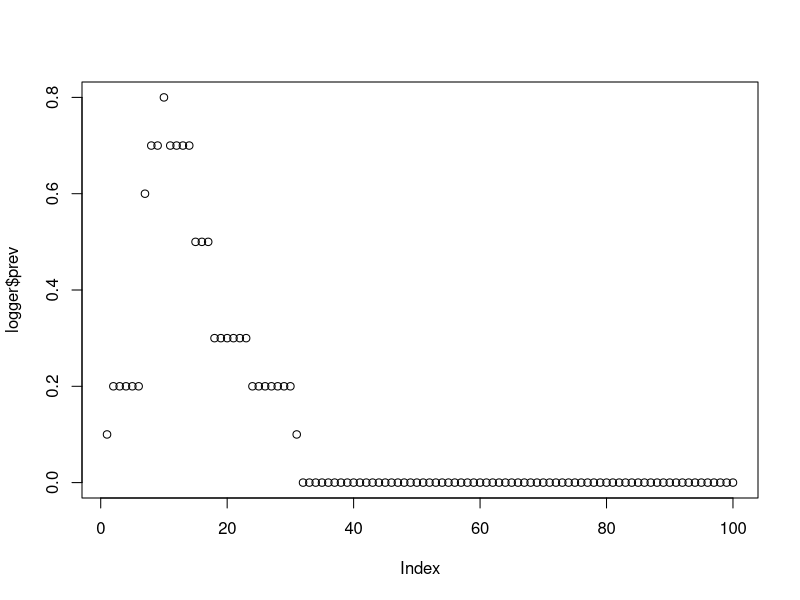
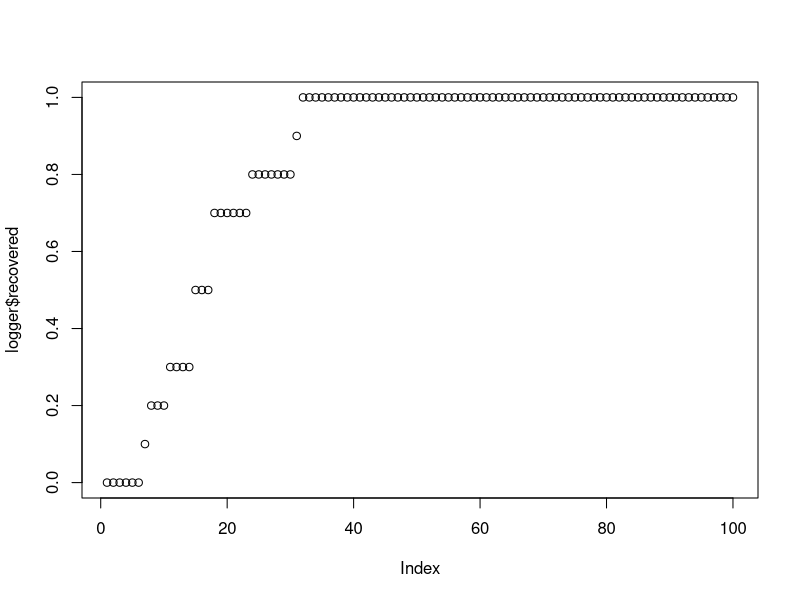

The R script that drew these images, in order:
## ---- chunk 1
seed <- set.seed(20260604)
# set timestep size in days
dt <- 1
params <- list(
  
  # simulation setup
  timestep_size = dt,
  individual_index = 1:10,
  init_compartment = c('I', rep("S", 9)), 
  n_time_steps = 100,
  
  # epi params
  n_contact_events_per_day = 2,
  p_infection_per_contact_event = 0.2,
  p_recovery_per_day = 0.1 # rate to become recovered
)

### for next session: add compartments after infection (recovery and death)

## ---- chunk 2

simulate_contact_pairs <- function(
    individual_index  = params$individual_index,
    n_contact_events_per_day = params$n_contact_events_per_day) {
  
  n_individuals <- length(individual_index) 
  sample_size_contact_events <- n_contact_events_per_day*n_individuals

first_contact <- sample(x = individual_index, size = sample_size_contact_events, replace = TRUE)
second_contact <- sample(x = individual_index, size = sample_size_contact_events, replace = TRUE)

keep <- first_contact != second_contact 

# at the moment this allows for multiple contact events between the same pair in the same timestep
contact_pairs <- data.frame(first_contact = first_contact[keep], second_contact = second_contact[keep])

return(contact_pairs)
}

## ---- chunk 3
# For testing
index <- 3

infection_function <- function(
    index,
    prob_infection,
    contact_pairs,
    compartment
  ){
  state <- compartment[index]
  
  if (state == "I") {
    return("I")
  } else if (state == "R" ) {
    return("R") 
  } else {
    contacts_1 <- contact_pairs$second_contact[contact_pairs$first_contact == index]
    contacts_2 <- contact_pairs$first_contact[contact_pairs$second_contact == index]
    contacts <- c(contacts_1, contacts_2)
    
    contacted <- seq_along(compartment) %in% contacts # exclude multiple contact events between the same pair within the same timestep --- note we intend to look over this decision in the future
    infectious_contacts <- (compartment == "I") & contacted   
    
    possible_infections <- prob_infection*infectious_contacts
    
    outcome <- rbinom(
      n = length(possible_infections),
      size = 1,
      prob = possible_infections
    )
    
    if (max(outcome) ==1) {
      state <- "I"
    }
    
    return(state)
  }
}

# Test
# for (i in 1:10){
#   inf <- infection_function(
#       index = i, 
#       prob_infection = params$p_infection_per_contact_event, 
#       contact_pairs = contact_pairs_over_time[[1]], 
#       compartment = params$init_compartment
#       )
#   print(inf)
# }

## ---- chunk 4
recovery_function <- function(
    index,
    prob_recovery,
    compartment
  ){
  
    state <- compartment[index]
    
    # if they are infected, make them susceptible with some probability
    if (state == "I") {
      # make them susceptible again with some probability
      # recovered <- as.logical(rbinom(1, 1, prob = prob_recovery))
      this_one_is_recovered <- runif(1, min = 0, max = 1) < prob_recovery
      
      if (this_one_is_recovered){
        state <- "R"
      }
    }
    
    # return the new infection status
   return(state)

}

# Test 
# for (i in 1:10){
#   st <- recovery_function(
#     index = i,
#     prob_recovery = 0.3,
#     compartment = rep("I",10)
#   )
#   print(st)
# }


## ---- chunk 5
# Time-steps
# Currently takes in single contact_pairs object (should take in a unique one per time step)
individual_df <- data.frame(
  compartment = params$init_compartment
  # to add more columns later 
)

# a logger to record information 
logger <- data.frame (
  prev = c(mean(individual_df$compartment == "I"), rep(NA, params$n_time_steps - 1)),
  recovered = c(mean(individual_df$compartment == "R"), rep(NA, params$n_time_steps - 1))
)

contact_pairs_over_time <- list()

for (t in 1:((params$n_time_steps)-1)) {
  
  contact_pairs_over_time[[t]] <- simulate_contact_pairs()
  
  infected_after_infections <- rep(NA, length(params$individual_index))
  infected_after_recoveries <- rep(NA, length(params$individual_index))
  
  current_compartment <- individual_df$compartment

  
  # do infections
  for (i in params$individual_index) {
    
    y <- infection_function(
      index = i, 
      prob_infection = params$p_infection_per_contact_event, 
      contact_pairs = contact_pairs_over_time[[t]], 
      compartment = current_compartment
      )
    
    infected_after_infections[i] <- (y == "I")
  }
  

  
  # do recoveries
  for (i in params$individual_index) {

    # # binomial process ofr probability of recovery
    # p_not_recover_per_day <- 1 - params$p_recovery_per_day
    # n_days <- params$timestep_size
    # p_not_recover_per_timestep <- p_not_recover_per_day ^ n_days
    # p_recovery_per_timestep <- 1 - p_not_recover_per_timestep
    p_recovery_per_timestep <- 1 - (1 - params$p_recovery_per_day) ^ params$timestep_size
    
    # note in a compartmental type model with a rate, applied to a discrete timestep, the probability of changing state over that timestep is: 1 - exp(-rate * dt)

    
    y <- recovery_function(
      index = i, 
      prob_recovery = p_recovery_per_timestep, 
      # this doesn't include the new infections in this time step! That's nice?
      compartment = current_compartment
    )
    
    infected_after_recoveries[i] <- (y == "I")
  }
  
  # Update to be a logical rather than a string
  previously_infected <- (individual_df$compartment == "I")
  previously_recovered <- (individual_df$compartment == "R")

  newly_infected <- infected_after_infections & !previously_infected
  newly_recovered <- !infected_after_recoveries & previously_infected

  # what do we put in the new infection status? 
  # If previously infected and haven't recovered -> still infected
  # If not previously infected and became infected -> infected
  currently_infected <- (previously_infected & !newly_recovered) |
    (!previously_infected & newly_infected)
  currently_recovered <- (previously_recovered) | #& !newly_infected) |
    (!previously_recovered & newly_recovered)
  
  ## later should be revised to ensure that individuals are not TRUE in two 
  ## different categories
  individual_df$compartment <- dplyr::case_when(
    currently_infected ~ "I",
    currently_recovered ~ "R", 
    .default = "S"
  )
  
 
  logger$prev[t + 1] <-  mean(currently_infected)
  logger$recovered[t + 1] <- mean(currently_recovered)
  
}


logger
# can print contact pairs for diagnostics
# print(contact_pairs_over_time)

## ---- chunk 6
plot(logger$prev)
plot(logger$recovered) # should be monotonic increasing. yay
